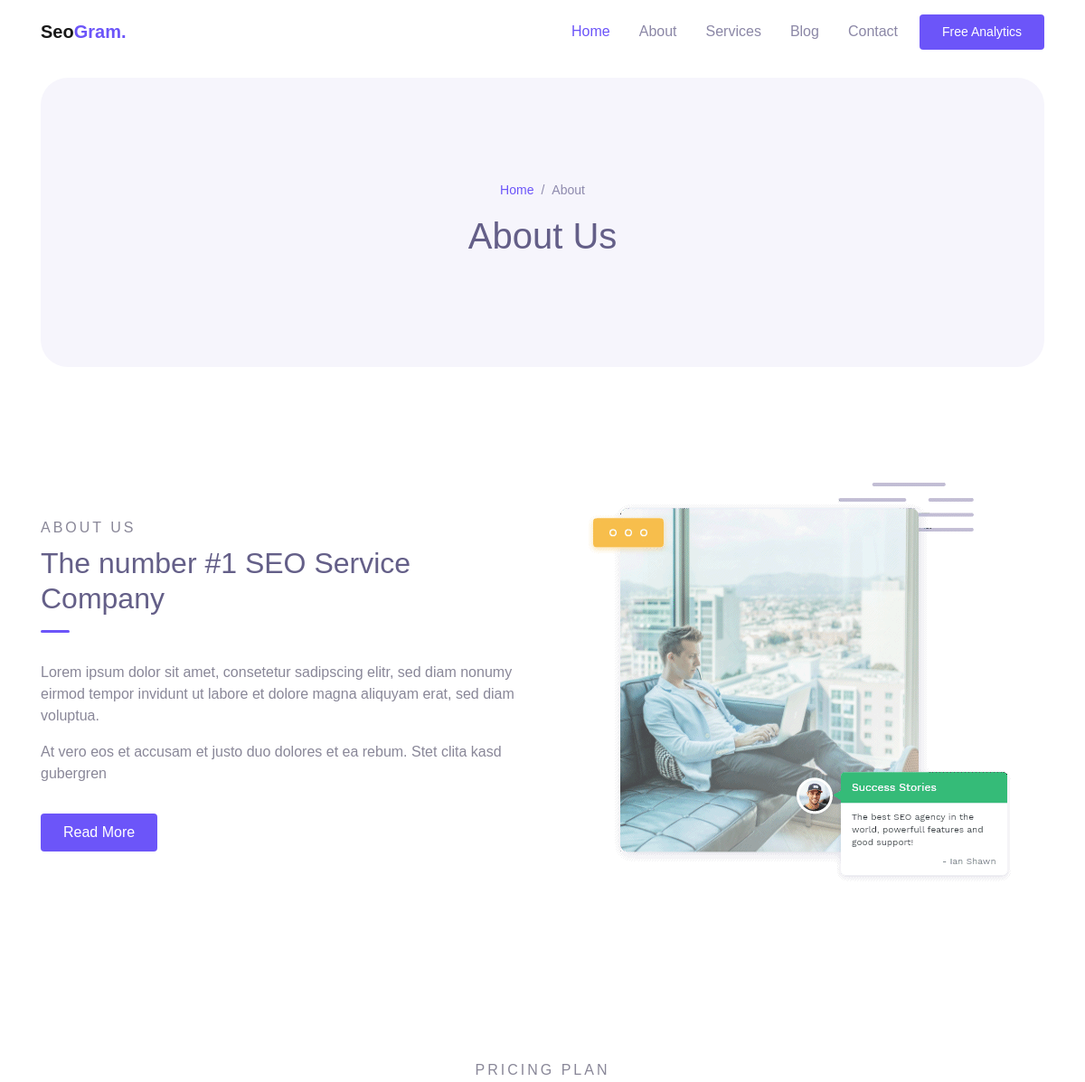
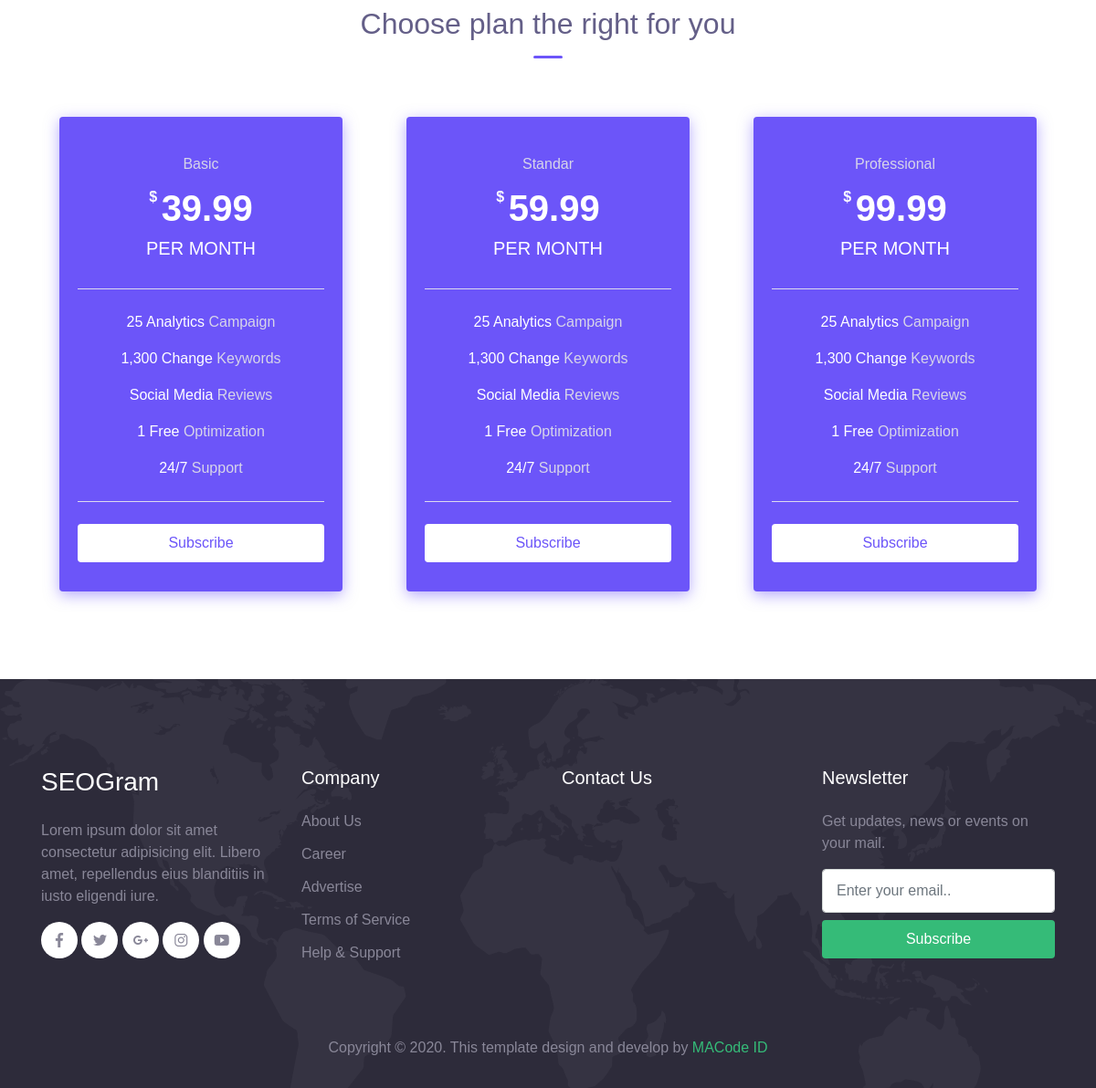
The page /about-us/ on the database its author committed (2 pictures, top to bottom).
### app/models.py (models this page shows, shortened)
class About(models.Model):
    title = models.CharField(max_length=255)
    description = models.TextField()
    image = models.ImageField(upload_to='uploads/')
    class Meta:
        verbose_name = 'About'
        verbose_name_plural = 'About Us'

class Plan(models.Model):
    pricing_type = models.CharField(max_length=255)
    dollar = models.DecimalField(max_digits=19, decimal_places=2)
    month = models.CharField(max_length=255)
    campaign = models.CharField(max_length=255)
    keywords = models.CharField(max_length=255)
    reviews = models.CharField(max_length=255)
    optimization = models.CharField(max_length=255)
    support = models.CharField(max_length=255)
    class Meta:
        verbose_name = 'Plan'
        verbose_name_plural = 'Plans'

### app/views.py (the view)
# urls.py: path('about-us/', views.AboutUsView.as_view(), name='about'),
class AboutUsView(TemplateView):
    template_name = 'about.html'
    def get_context_data(self, **kwargs):
        context = super().get_context_data(**kwargs)
        context['plan'] = Plan.objects.all()
        context['about'] = About.objects.all()
        return context

### templates/about.html (shortened to what this page needs)
{% extends 'base.html' %}
{% load static %}
{% block content %}
    <div class="container">
        <div class="page-banner">
            <div class="row justify-content-center align-items-center h-100">
                <div class="col-md-6">
                    <nav aria-label="Breadcrumb">
                        <ul class="breadcrumb justify-content-center py-0 bg-transparent">
                            <li class="breadcrumb-item"><a href="{% url 'index' %}">Home</a></li>
                            <li class="breadcrumb-item active">About</li>
                        </ul>
                    </nav>
                    <h1 class="text-center">About Us</h1>
                </div>
            </div>
        </div>
    </div>
    <div class="page-section">
        <div class="container">
            {%for i in about%}
            <div class="row align-items-center">
                <div class="col-lg-6 py-3 wow fadeInUp">
                    <span class="subhead">About us</span>
                    <h2 class="title-section"> {{ i.title }}</h2>
                    <div class="divider"></div>
                    <p>
                        {{ i.description |safe}}
                    <a href="{% url 'about'%}" class="btn btn-primary mt-3">Read More</a>
                </div>
                <div class="col-lg-6 py-3 wow fadeInRight">
                    <div class="img-fluid py-3 text-center">
                        <img src="{{ i.image.url }}" alt="">
                    </div>
                </div>
            </div>
            {% endfor %}
        </div>
    </div>
    <div class="page-section">
        <div class="container">
            <div class="text-center">
                <div class="subhead">Pricing Plan</div>
                <h2 class="title-section">Choose plan the right for you</h2>
                <div class="divider mx-auto"></div>
            </div>
            <div class="row mt-5">
                {% for i in plan %}
                <div class="col-lg-4 py-3 wow zoomIn">
                    <div class="card-pricing marked">
                        <div class="header">
                            <div class="pricing-type">{{ i.pricing_type }}</div>
                            <div class="price">
                                <span class="dollar">$</span>
                                <h1>{{ i.dollar }}</h1>
                            </div>
                            <h5>{{ i.month }}</h5>
                        </div>
                        <div class="body">
                            <p>{{ i.campaign }} <span class="suffix">Campaign</span></p>
                            <p>{{ i.keywords }} <span class="suffix">Keywords</span></p>
                            <p>{{ i.reviews }} <span class="suffix">Reviews</span></p>
                            <p>{{ i.optimization }} <span class="suffix">Optimization</span></p>
                            <p>{{ i.support }} <span class="suffix">Support</span></p>
                        </div>
                        <div class="footer">
                            <a href="#" class="btn btn-pricing btn-block">Subscribe</a>
                        </div>
                    </div>
                </div>
                {% endfor %}
            </div>
        </div>
    </div>
{% endblock %}

### static/assets/css/theme.css (style rules this page uses)
:root { --primary: #6C55F9; --accent: #FF3D85; --secondary: #645F88; --success: #35bb78; --info: #05B4E1; --warning: #FAC14D; --danger: #FF4943; --grey: #B4B2C5; --dark: #2D2B3A; --light: #F6F5FC; }
body { font-family: "Work Sans", sans-serif; line-height: 1.5; color: #2D2B3A; }
a { color: #6C55F9; text-decoration: none; background-color: transparent; }
.btn-primary { color: #fff; background-color: #6C55F9; border-color: transparent; }
.btn { padding: 8px 24px; }
.breadcrumb { font-weight: 500; background-color: #f8f9fa; }
.breadcrumb .breadcrumb-item.active { color: #8e8aad; }
.breadcrumb .breadcrumb-item + .breadcrumb-item::before { color: #8e8aad; }
.page-section { position: relative; padding-top: 80px; padding-bottom: 80px; color: #898798; overflow: hidden; }
.page-banner { position: relative; margin-top: 16px; margin-bottom: 16px; height: 320px; background-color: #F6F5FC; color: #645F88; border-radius: 30px; z-index: 10; }
.page-banner .breadcrumb-item, .page-banner .breadcrumb-item a { font-size: 14px; }
.subhead { display: block; text-transform: uppercase; letter-spacing: 3px; color: #898798; font-weight: 500; margin-bottom: 8px; }
.title-section { color: #645F88; }
.divider { display: block; margin-top: 16px; margin-bottom: 32px; width: 32px; height: 3px; border-radius: 40px; background-color: #6C55F9; }
.card-pricing { position: relative; display: block; margin: 0 auto; padding: 32px 20px; max-width: 310px; background-color: #fff; color: #2D2B3A; text-align: center; border-radius: 4px; box-shadow: 0 4px 16px rgba(100, 95, 136, 0.16); }
.card-pricing .header { padding-bottom: 24px; }
.card-pricing .header .pricing-type { display: block; margin-top: 8px; margin-bottom: 12px; color: #898798; }
.card-pricing .header .dollar { display: inline-block; vertical-align: top; font-weight: 700; }
.card-pricing .header h1 { display: inline-block; font-weight: 600; }
.card-pricing .header h5 { color: #6C55F9; text-transform: uppercase; }
.card-pricing .body { padding-top: 24px; padding-bottom: 8px; border-top: 1px solid #DDDBEF; border-bottom: 1px solid #DDDBEF; font-weight: 500; }
.card-pricing .body .suffix { color: #a4a1c8; font-weight: 400; }
.card-pricing .footer { padding-top: 24px; }
.card-pricing .footer .btn-pricing { background-color: #B8B4D5; color: #fff; box-shadow: none !important; }
.card-pricing.marked { background-color: #6C55F9; color: #fff; box-shadow: 0 4px 16px rgba(107, 85, 249, 0.5); }
.card-pricing.marked .header h5 { color: #fff; }
.card-pricing.marked .header .pricing-type { color: #D7D5E9; }
.card-pricing.marked .body .suffix { color: #D7D5E9; }
.card-pricing.marked .footer .btn-pricing { background-color: #fff; color: #6C55F9; font-weight: 500; }

### rows shown on the page
About: title "The number #1 SEO Service Company", description "Lorem ipsum dolor sit amet, consetetur sadipscing elitr, sed diam nonumy eirmod tempor invidunt ut labore et dolore magna aliquyam erat, sed diam voluptua. At vero eos et accusam et justo duo dolores et ea rebum. Stet clita kasd gubergren", image (picture)
Plan: pricing_type "Basic", dollar "39.99", month "PER MONTH", campaign "25 Analytics", keywords "1,300 Change", reviews "Social Media", optimization "1 Free", support "24/7"
Plan: pricing_type "Standar", dollar "59.99", month "PER MONTH", campaign "25 Analytics", keywords "1,300 Change", reviews "Social Media", optimization "1 Free", support "24/7"
Plan: pricing_type "Professional", dollar "99.99", month "PER MONTH", campaign "25 Analytics", keywords "1,300 Change", reviews "Social Media", optimization "1 Free", support "24/7"
